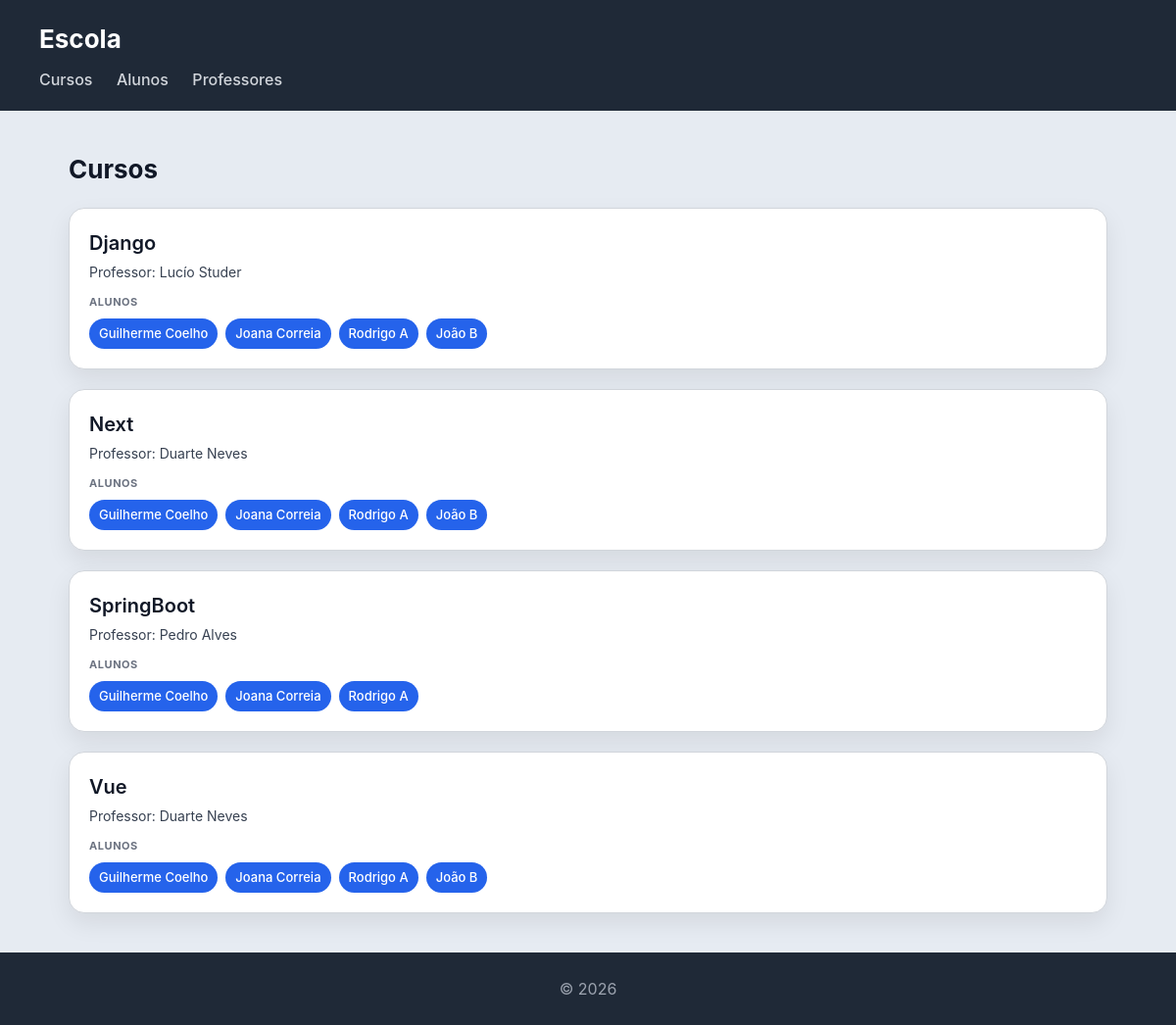
/escola/cursos/, run on the app's committed database.
### escola/models.py (models this page shows, shortened)
class Curso(models.Model):
    nome = models.CharField(max_length=100)
    imagem = models.FileField(upload_to='cursos_escola/')
    professor = models.ForeignKey(Professor, on_delete=models.CASCADE, related_name='cursos')
    alunos = models.ManyToManyField(Aluno, related_name='cursos')

class Professor(models.Model):
    nome = models.CharField(max_length=100)
    email = models.EmailField()

class Aluno(models.Model):
    nome = models.CharField(max_length=100)
    numero = models.CharField(max_length=20, unique=True)

### escola/views.py (the view)
# urls.py: path('cursos/', views.cursos_view, name="cursos"),
def cursos_view(request):
    cursos=Curso.objects.all()
    return render(request, 'escola/cursos.html', {'cursos': cursos})

### escola/templates/escola/cursos.html
{% extends "escola/base.html" %}
{% block content %}
<h2>Cursos</h2>
<section>
    {% for curso in cursos %}
    <article>
        <header>
            <h3>{{ curso.nome }}</h3>
            <p>Professor: {{ curso.professor.nome }}</p>
        </header>
        <section>
            <h4>Alunos</h4>
            <ul>
                {% for aluno in curso.alunos.all %}
                    <li>{{ aluno.nome }}</li>
                {% empty %}
                    <li>Sem alunos inscritos</li>
                {% endfor %}
            </ul>
        </section>
    </article>
    {% endfor %}
</section>
{% endblock %}

### escola/static/escola/styles.css (style rules this page uses)
* { box-sizing: border-box; margin: 0; padding: 0; }
body { font-family: "Inter", "Segoe UI", system-ui, -apple-system, sans-serif; background: #e6ebf2; color: #111827; line-height: 1.5; }
h2 { margin-bottom: 20px; font-size: 26px; }
section > article { background: white; padding: 20px; border-radius: 16px; border: 1px solid #d1d5db; box-shadow: 0 10px 25px rgba(0,0,0,0.08); transition: all 0.25s ease; margin-bottom: 20px; }
article > header { margin-bottom: 12px; }
article > header > h3 { font-size: 20px; font-weight: 600; margin-bottom: 4px; }
article > header > p { font-size: 14px; color: #374151; }
article > section { margin-top: 10px; }
article > section > h4 { font-size: 11px; text-transform: uppercase; color: #6b7280; margin-bottom: 8px; letter-spacing: 0.05em; }
article > section > ul { list-style: none; display: flex; flex-wrap: wrap; gap: 8px; }
article > section > ul > li { background: #2563eb; color: white; padding: 6px 10px; border-radius: 999px; font-size: 13px; font-weight: 500; }

### data on the page
Curso: nome "Django", professor.nome "Lucío Studer"
Aluno: nome "Guilherme Coelho"
Aluno: nome "Joana Correia"
Aluno: nome "Rodrigo A"
Aluno: nome "João B"
Curso: nome "Next", professor.nome "Duarte Neves"
Curso: nome "SpringBoot", professor.nome "Pedro Alves"
Curso: nome "Vue", professor.nome "Duarte Neves"
